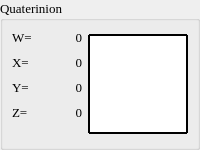
               <widget class="QGroupBox" name="LabelGPQuat">
                <property name="enabled">
                 <bool>true</bool>
                </property>
                <property name="sizePolicy">
                 <sizepolicy hsizetype="Preferred" vsizetype="Maximum">
                  <horstretch>0</horstretch>
                  <verstretch>0</verstretch>
                 </sizepolicy>
                </property>
                <property name="minimumSize">
                 <size>
                  <width>0</width>
                  <height>150</height>
                 </size>
                </property>
                <property name="font">
                 <font>
                  <family>Times New Roman</family>
                  <pointsize>10</pointsize>
                 </font>
                </property>
                <property name="title">
                 <string>Quaterinion</string>
                </property>
                <property name="flat">
                 <bool>true</bool>
                </property>
                <layout class="QHBoxLayout" name="horizontalLayout_10">
                 <property name="spacing">
                  <number>3</number>
                 </property>
                 <property name="leftMargin">
                  <number>9</number>
                 </property>
                 <property name="topMargin">
                  <number>9</number>
                 </property>
                 <property name="rightMargin">
                  <number>9</number>
                 </property>
                 <property name="bottomMargin">
                  <number>9</number>
                 </property>
                 <item>
                  <layout class="QFormLayout" name="formLayout_5">
                   <property name="horizontalSpacing">
                    <number>0</number>
                   </property>
                   <property name="verticalSpacing">
                    <number>10</number>
                   </property>
                   <item row="1" column="0">
                    <widget class="QLabel" name="label_26">
                     <property name="text">
                      <string>X=</string>
                     </property>
                    </widget>
                   </item>
                   <item row="0" column="0">
                    <widget class="QLabel" name="label_27">
                     <property name="text">
                      <string>W=</string>
                     </property>
                    </widget>
                   </item>
                   <item row="2" column="0">
                    <widget class="QLabel" name="label_21">
                     <property name="text">
                      <string>Y=</string>
                     </property>
                    </widget>
                   </item>
                   <item row="3" column="0">
                    <widget class="QLabel" name="label_31">
                     <property name="text">
                      <string>Z=</string>
                     </property>
                    </widget>
                   </item>
                   <item row="0" column="1">
                    <widget class="QLabel" name="LabelQuatW">
                     <property name="sizePolicy">
                      <sizepolicy hsizetype="Preferred" vsizetype="Preferred">
                       <horstretch>0</horstretch>
                       <verstretch>0</verstretch>
                      </sizepolicy>
                     </property>
                     <property name="minimumSize">
                      <size>
                       <width>50</width>
                       <height>0</height>
                      </size>
                     </property>
                     <property name="maximumSize">
                      <size>
                       <width>50</width>
                       <height>16777215</height>
                      </size>
                     </property>
                     <property name="text">
                      <string>0</string>
                     </property>
                     <property name="alignment">
                      <set>Qt::AlignRight|Qt::AlignTrailing|Qt::AlignVCenter</set>
                     </property>
                    </widget>
                   </item>
                   <item row="1" column="1">
                    <widget class="QLabel" name="LabelQuatX">
                     <property name="minimumSize">
                      <size>
                       <width>50</width>
                       <height>0</height>
                      </size>
                     </property>
                     <property name="maximumSize">
                      <size>
                       <width>50</width>
                       <height>16777215</height>
                      </size>
                     </property>
                     <property name="text">
                      <string>0</string>
                     </property>
                     <property name="alignment">
                      <set>Qt::AlignRight|Qt::AlignTrailing|Qt::AlignVCenter</set>
                     </property>
                    </widget>
                   </item>
                   <item row="2" column="1">
                    <widget class="QLabel" name="LabelQuatY">
                     <property name="minimumSize">
                      <size>
                       <width>50</width>
                       <height>0</height>
                      </size>
                     </property>
                     <property name="maximumSize">
                      <size>
                       <width>50</width>
                       <height>16777215</height>
                      </size>
                     </property>
                     <property name="text">
                      <string>0</string>
                     </property>
                     <property name="alignment">
                      <set>Qt::AlignRight|Qt::AlignTrailing|Qt::AlignVCenter</set>
                     </property>
                    </widget>
                   </item>
                   <item row="3" column="1">
                    <widget class="QLabel" name="LabelQuatZ">
                     <property name="minimumSize">
                      <size>
                       <width>50</width>
                       <height>0</height>
                      </size>
                     </property>
                     <property name="maximumSize">
                      <size>
                       <width>50</width>
                       <height>16777215</height>
                      </size>
                     </property>
                     <property name="text">
                      <string>0</string>
                     </property>
                     <property name="alignment">
                      <set>Qt::AlignRight|Qt::AlignTrailing|Qt::AlignVCenter</set>
                     </property>
                    </widget>
                   </item>
                  </layout>
                 </item>
                 <item>
                  <widget class="QPushButton" name="BTNChartQuat">
                   <property name="sizePolicy">
                    <sizepolicy hsizetype="Fixed" vsizetype="Fixed">
                     <horstretch>0</horstretch>
                     <verstretch>0</verstretch>
                    </sizepolicy>
                   </property>
                   <property name="minimumSize">
                    <size>
                     <width>100</width>
                     <height>100</height>
                    </size>
                   </property>
                   <property name="styleSheet">
                    <string notr="true">QPushButton {
font-size:20px;
background-color: white; 
color: #1f1f1f; 
border-width: 2px;
border-style: solid;
border-color: black;
border-radius:1px;
}
QPushButton:hover:!pressed{
background-color: gray;
color: white;
}
QPushButton:pressed{
background-color: white;
color: black;
}
QPushButton:!enabled {
background-color:white;
color: black;
}</string>
                   </property>
                   <property name="text">
                    <string/>
                   </property>
                   <property name="icon">
                    <iconset resource="resources.qrc">
                     <normaloff>:/images/line-chart.png</normaloff>:/images/line-chart.png</iconset>
                   </property>
                   <property name="iconSize">
                    <size>
                     <width>80</width>
                     <height>80</height>
                    </size>
                   </property>
                  </widget>
                 </item>
                </layout>
               </widget>
